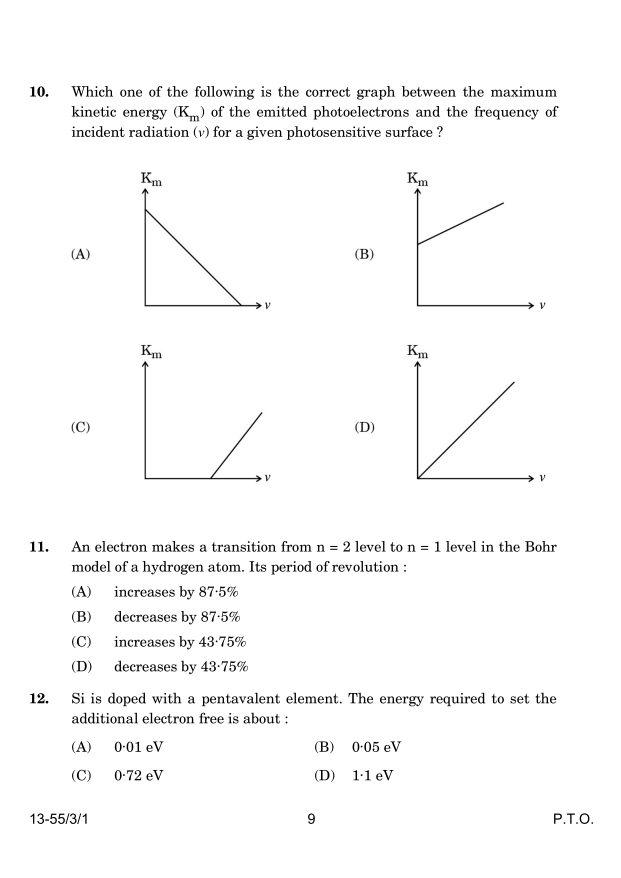
#> input picture diagram_extraction_yolo_poc/Input/page_9.png, 2481 x 3509 px, found by its file name (shown at 1/4 size)
$ python detect_diagrams_opencv.py
#> lines starting #> are read from the running program, lines starting #| are printed output that depends on the picture; after the words box and inside, x2 and y2 are one past the last pixel; in counts of white or black regions, pixels touching at a corner belong together
"""
OpenCV-based Diagram Detection
Uses contour detection to find diagrams in question paper images.
More suitable for diagrams than general object detection models.
"""
import os
from typing import List, Tuple, Optional
from PIL import Image
import cv2
import numpy as np


def detect_diagrams_opencv(
    image_path: str,
    min_area: int = 5000,
    max_area_ratio: float = 0.8,
    merge_nearby: bool = True,
    merge_distance: int = 100,
    debug: bool = False
) -> List[Tuple[int, int, int, int]]:
    """
    Detect diagrams using OpenCV contour detection.

    Args:
        image_path: Path to the image file
        min_area: Minimum area in pixels for a valid diagram
        max_area_ratio: Maximum area as ratio of image size (to exclude full-page detections)
        merge_nearby: If True, merge nearby bounding boxes (for grouped diagrams)
        merge_distance: Maximum distance between boxes to merge them
        debug: If True, show intermediate processing steps

    Returns:
        List of bounding boxes as (x1, y1, x2, y2) in pixel coordinates
    """
#> called with image_path = 'page_9.png', min_area = 10000, max_area_ratio = 0.8, merge_nearby = True, merge_distance = 150, debug = True
    # Read image
    img = cv2.imread(image_path)
#> img is the input picture: shape (3509, 2481, 3); min 0, max 255, mean 249.3
    if img is None:
        raise ValueError(f"Could not read image: {image_path}")

    gray = cv2.cvtColor(img, cv2.COLOR_BGR2GRAY)
    h, w = gray.shape
#> h = 3509; w = 2481
    img_area = h * w
#> img_area = 8705829

    if debug:
        print(f"Image size: {w}x{h} ({img_area} pixels)")
#| Image size: 2481x3509 (8705829 pixels)

    # Apply adaptive thresholding
    binary = cv2.adaptiveThreshold(
        gray, 255, cv2.ADAPTIVE_THRESH_GAUSSIAN_C,
        cv2.THRESH_BINARY_INV, 11, 2
    )
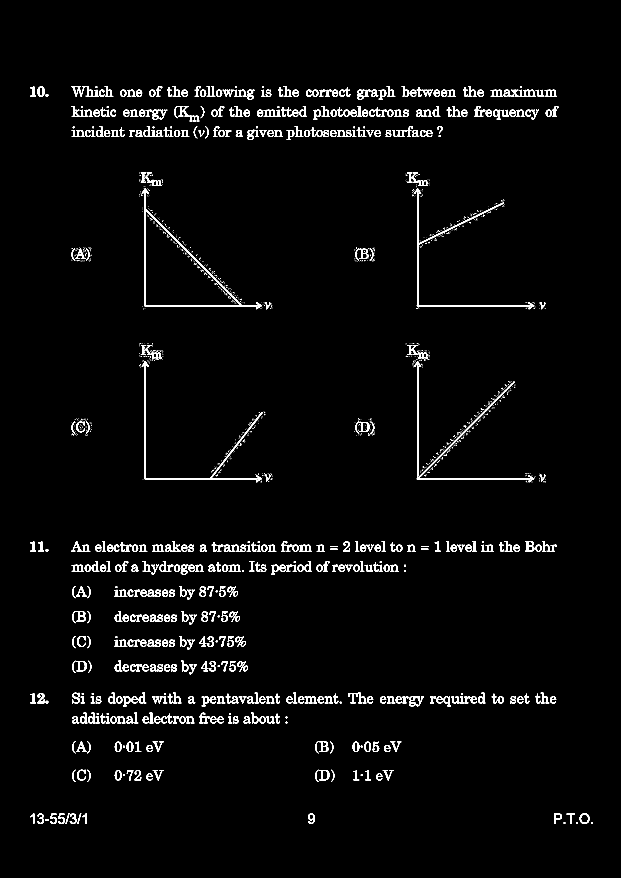
#> binary: shape (3509, 2481) (shown at 1/4 size); 2.3% white; 1941 white regions (1388 under 20 px), largest, box (x1, y1, x2, y2) and area: (1657, 1444, 2137, 1929) 7678, (567, 753, 1048, 1237) 7159, (1657, 752, 2137, 1237) 6858

    # Morphological operations to clean up and connect nearby elements
    kernel = cv2.getStructuringElement(cv2.MORPH_RECT, (5, 5))
    morph = cv2.morphologyEx(binary, cv2.MORPH_CLOSE, kernel, iterations=3)
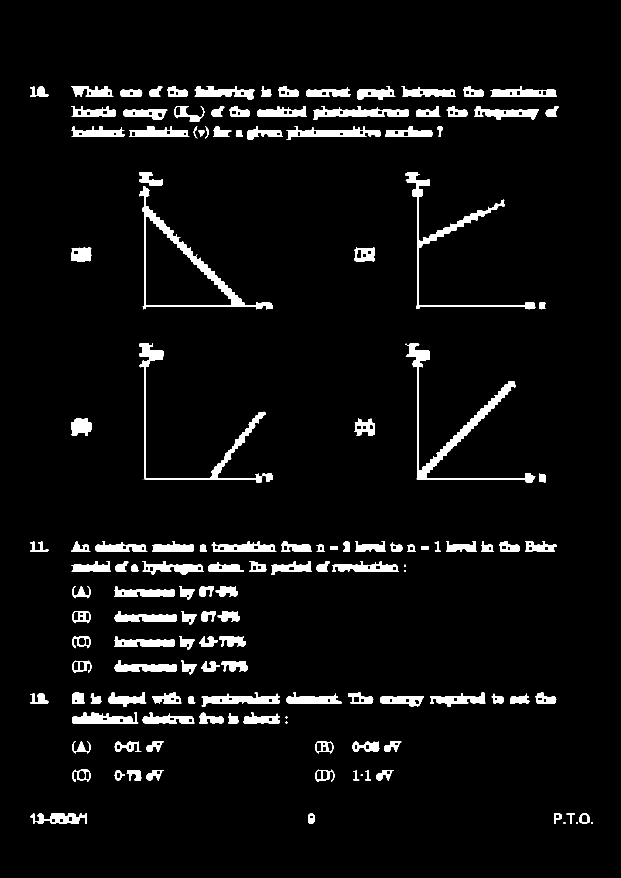
#> morph: shape (3509, 2481) (shown at 1/4 size); 4.7% white; 144 white regions (3 under 20 px), largest, box (x1, y1, x2, y2) and area: (1623, 1373, 2141, 1929) 24543, (557, 745, 1090, 1237) 20753, (1623, 690, 2141, 1237) 16666

    # Dilate to connect nearby diagram elements
    if merge_nearby:
        dilate_kernel = cv2.getStructuringElement(cv2.MORPH_RECT, (merge_distance // 10, merge_distance // 10))
        morph = cv2.dilate(morph, dilate_kernel, iterations=2)
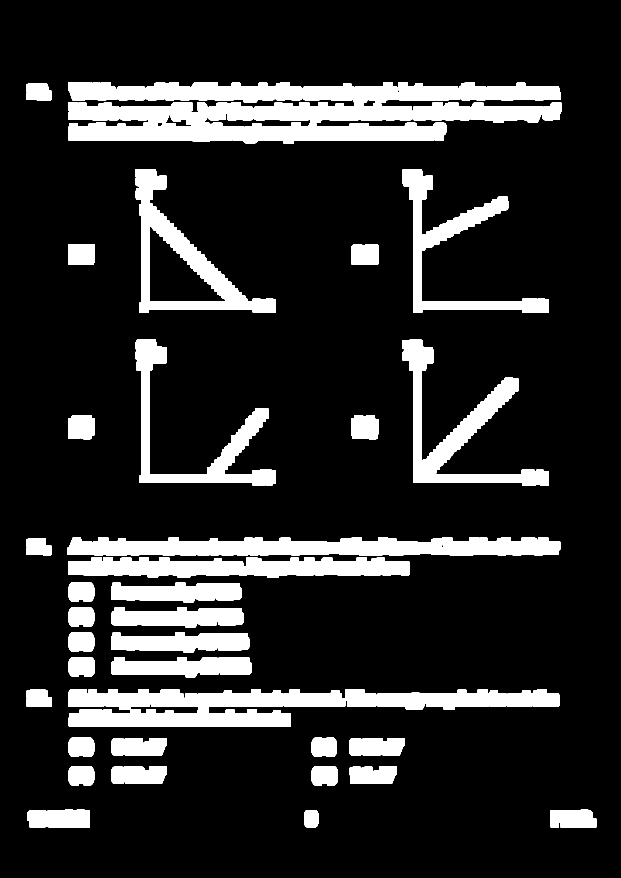
#> morph: shape (3509, 2481) (shown at 1/4 size); 15.5% white; 39 white regions

    # Find contours
    contours, _ = cv2.findContours(morph, cv2.RETR_EXTERNAL, cv2.CHAIN_APPROX_SIMPLE)
#> contours = 39 contours; largest, box (x1, y1, x2, y2) and area: (274, 2757, 2239, 2908) 171347, (543, 676, 1104, 1251) 124478, (273, 410, 1785, 573) 116903, (271, 2150, 2241, 2221) 115841, (273, 2230, 1638, 2312) 82833

    if debug:
        print(f"Found {len(contours)} contours")
#| Found 39 contours

    # Filter and extract bounding boxes
    boxes = []
    for i, contour in enumerate(contours):
        area = cv2.contourArea(contour)
        x, y, w_box, h_box = cv2.boundingRect(contour)

        # Filter by area
        area_ratio = area / img_area
        if area < min_area or area_ratio > max_area_ratio:
            if debug and area >= min_area:
                print(f"  Contour {i}: SKIPPED (too large - {area_ratio:.2%} of image)")
            continue

        # Calculate aspect ratio
        aspect_ratio = w_box / h_box if h_box > 0 else 0

        if debug:
            print(f"  Contour {i}: Area={area}, Box=({x}, {y}, {x+w_box}, {y+h_box}), AR={aspect_ratio:.2f}")

        boxes.append({
            'bbox': (x, y, x + w_box, y + h_box),
            'area': area,
            'aspect_ratio': aspect_ratio
        })
#> this loop made 39 passes
#> (area, x, y, w_box, h_box, area_ratio, aspect_ratio) on passes 2, 3, 4, 5, 8, 9, 13, 14, 16, 18, 20, 22: (11839, 2202, 3239, 184, 71, 0.00136, 2.59), (16806, 108, 3239, 252, 71, 0.00193, 3.55), (11583.5, 1399, 3066, 189, 70, 0.00133, 2.7), (14129, 445, 3066, 223, 70, 0.00162, 3.19), (14236.5, 1396, 2952, 223, 70, 0.00164, 3.19), (13999.5, 445, 2952, 223, 70, 0.00161, 3.19), (171347, 274, 2757, 1965, 151, 0.0197, 13.01), (34413, 445, 2629, 561, 82, 0.00395, 6.84), (33860.5, 444, 2530, 553, 82, 0.00389, 6.74), (32486.5, 445, 2430, 529, 82, 0.00373, 6.45), (31997.5, 444, 2330, 522, 82, 0.00368, 6.37), (82833, 273, 2230, 1365, 82, 0.00951, 16.65)
#> (area, x, y, w_box, h_box, area_ratio) on passes 1, 6, 7, 10, 11, 12: (3545.5, 1218, 3240, 55, 70, 0.000407), (7416, 1246, 3065, 106, 77, 0.000852), (7251, 274, 3065, 103, 77, 0.000833), (7144, 1246, 2951, 102, 77, 0.000821), (7231, 274, 2951, 103, 77, 0.000831), (6163, 106, 2759, 101, 69, 0.000708)
#|   Contour 1: Area=11839.0, Box=(2202, 3239, 2386, 3310), AR=2.59
#|   Contour 2: Area=16806.0, Box=(108, 3239, 360, 3310), AR=3.55
#|   Contour 3: Area=11583.5, Box=(1399, 3066, 1588, 3136), AR=2.70
#|   Contour 4: Area=14129.0, Box=(445, 3066, 668, 3136), AR=3.19
#|   Contour 7: Area=14236.5, Box=(1396, 2952, 1619, 3022), AR=3.19
#|   Contour 8: Area=13999.5, Box=(445, 2952, 668, 3022), AR=3.19
#|   Contour 12: Area=171347.0, Box=(274, 2757, 2239, 2908), AR=13.01
#|   Contour 13: Area=34413.0, Box=(445, 2629, 1006, 2711), AR=6.84
#> (further printed lines are left out)
#> after the loop, boxes = 23 items

    # Sort by area (largest first)
    boxes.sort(key=lambda x: x['area'], reverse=True)

    if debug:
        print(f"\nReturning {len(boxes)} valid diagram(s)")
#| Returning 23 valid diagram(s)

    return [b['bbox'] for b in boxes]


def detect_diagrams_by_density(
    image_path: str,
    tile_size: int = 100,
    density_threshold: float = 0.3,
    min_area: int = 5000,
    debug: bool = False
) -> List[Tuple[int, int, int, int]]:
    """
    Detect diagram regions by analyzing pixel density in tiles.
    Works well for graphs and diagrams with dense line work.

    Args:
        image_path: Path to the image file
        tile_size: Size of tiles to analyze
        density_threshold: Minimum density of non-white pixels to consider a diagram
        min_area: Minimum area for valid diagrams
        debug: If True, print debug information

    Returns:
        List of bounding boxes as (x1, y1, x2, y2) in pixel coordinates
    """
    # Read image
    img = cv2.imread(image_path)
    gray = cv2.cvtColor(img, cv2.COLOR_BGR2GRAY)
    h, w = gray.shape

    # Threshold to binary
    _, binary = cv2.threshold(gray, 200, 255, cv2.THRESH_BINARY_INV)

    # Create density map
    density_map = np.zeros((h // tile_size + 1, w // tile_size + 1), dtype=np.float32)

    for i in range(0, h, tile_size):
        for j in range(0, w, tile_size):
            tile = binary[i:min(i+tile_size, h), j:min(j+tile_size, w)]
            density = np.sum(tile > 0) / (tile.shape[0] * tile.shape[1])
            density_map[i // tile_size, j // tile_size] = density

    # Find regions with high density
    high_density = (density_map > density_threshold).astype(np.uint8) * 255

    # Dilate to connect nearby regions
    kernel = np.ones((3, 3), np.uint8)
    high_density = cv2.dilate(high_density, kernel, iterations=2)

    # Find contours in density map
    contours, _ = cv2.findContours(high_density, cv2.RETR_EXTERNAL, cv2.CHAIN_APPROX_SIMPLE)

    boxes = []
    for contour in contours:
        # Scale back to original image coordinates
        x, y, w_box, h_box = cv2.boundingRect(contour)
        x1 = x * tile_size
        y1 = y * tile_size
        x2 = min((x + w_box) * tile_size, w)
        y2 = min((y + h_box) * tile_size, h)

        area = (x2 - x1) * (y2 - y1)
        if area >= min_area:
            boxes.append((x1, y1, x2, y2))
            if debug:
                print(f"  Density region: ({x1}, {y1}, {x2}, {y2}) - Area: {area}")

    return boxes


def visualize_detections(image_path: str, boxes: List[Tuple[int, int, int, int]], output_path: Optional[str] = None):
    """
    Draw bounding boxes on the image and save/display it.
    """
    import matplotlib.pyplot as plt

    # Read image
    img = cv2.imread(image_path)
    img = cv2.cvtColor(img, cv2.COLOR_BGR2RGB)

    # Draw boxes
    for i, (x1, y1, x2, y2) in enumerate(boxes):
        cv2.rectangle(img, (x1, y1), (x2, y2), (0, 255, 0), 3)
        label = f"Diagram {i+1}"
        cv2.putText(img, label, (x1, y1 - 10), cv2.FONT_HERSHEY_SIMPLEX, 0.9, (0, 255, 0), 2)

    # Display
    plt.figure(figsize=(15, 10))
    plt.imshow(img)
    plt.axis('off')
    plt.title(f"Detected {len(boxes)} diagram(s)")

    if output_path:
        plt.savefig(output_path, bbox_inches='tight', dpi=150)
        print(f"Saved annotated image to: {output_path}")

    plt.show()


def extract_diagram_region(image_path: str, bbox: Tuple[int, int, int, int], output_path: Optional[str] = None) -> Image.Image:
    """
    Extract and save the diagram region from the image.
    """
    img = Image.open(image_path)
    x1, y1, x2, y2 = bbox

    # Crop the region
    diagram = img.crop((x1, y1, x2, y2))

    if output_path:
        diagram.save(output_path)
        print(f"Saved extracted diagram to: {output_path}")

    return diagram


if __name__ == "__main__":
    print("OpenCV Diagram Detection POC")
    print("=" * 50)

    test_image = "page_9.png"

    if os.path.exists(test_image):
        print(f"\nProcessing: {test_image}\n")

        # Method 1: Contour detection with merging
        print("Method 1: Contour Detection (with merging)")
        print("-" * 50)
        boxes_contour = detect_diagrams_opencv(test_image, min_area=10000, merge_nearby=True, merge_distance=150, debug=True)
#> boxes_contour = 23 items, first 6: (274, 2757, 2239, 2908), (543, 676, 1104, 1251), (273, 410, 1785, 573), (271, 2150, 2241, 2221), (273, 2230, 1638, 2312), (1609, 1359, 2196, 1943)

        # Method 2: Density-based detection
        print("\nMethod 2: Density-based Detection")
        print("-" * 50)
        boxes_density = detect_diagrams_by_density(test_image, debug=True)
#> in detect_diagrams_by_density, `_, binary = cv2.threshold(gray, 200, 255, cv2.THRESH_BINARY_INV)`:
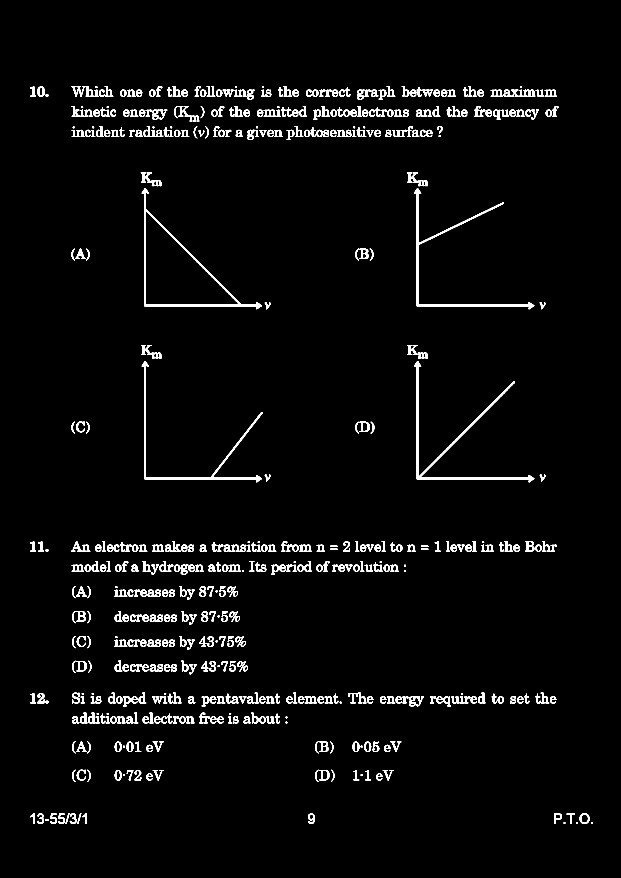
#> binary: shape (3509, 2481) (shown at 1/4 size); 2.6% white; 553 white regions, largest, box (x1, y1, x2, y2) and area: (1657, 1444, 2137, 1929) 10037, (567, 752, 1048, 1237) 9834, (1657, 752, 2137, 1237) 9348
#> after the loop in detect_diagrams_by_density, `for i in range(0, h, tile_size):`:
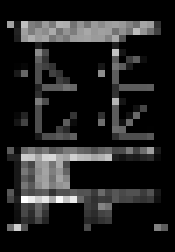
#> density_map: shape (36, 25) float32 (shown 7 times larger); min 0, max 0.194, mean 0.025; drawn with min black and max white
#> in detect_diagrams_by_density, `high_density = (density_map > density_threshold).astype(np.uint8) * 255`: high_density: shape (36, 25); every value is 0
#> in detect_diagrams_by_density, `contours, _ = cv2.findContours(high_density, cv2.RETR_EXTERNAL, cv2.CH..`: contours = []
#> boxes_density = []

        # Use the method that found more diagrams
        if len(boxes_contour) > 0 or len(boxes_density) > 0:
            boxes = boxes_contour if len(boxes_contour) >= len(boxes_density) else boxes_density
#> boxes has the same summary as boxes_contour
            method = "Contour" if len(boxes_contour) >= len(boxes_density) else "Density"
#> method = 'Contour'

            print(f"\n{'='*50}")
            print(f"Using {method} method results: {len(boxes)} diagram(s)")
#| Using Contour method results: 23 diagram(s)
            print(f"{'='*50}")

            for i, bbox in enumerate(boxes):
                x1, y1, x2, y2 = bbox
                print(f"  Diagram {i+1}: ({x1}, {y1}, {x2}, {y2}) - Size: {x2-x1}x{y2-y1}px")
#> this loop made 23 passes
#> (x1, y1, x2, y2) on passes 1 to 12: (274, 2757, 2239, 2908), (543, 676, 1104, 1251), (273, 410, 1785, 573), (271, 2150, 2241, 2221), (273, 2230, 1638, 2312), (1609, 1359, 2196, 1943), (832, 330, 1649, 492), (1609, 676, 2196, 1251), (543, 1359, 1104, 1943), (272, 330, 1209, 412), (1593, 330, 2242, 401), (1650, 410, 2248, 492)
#|   Diagram 1: (274, 2757, 2239, 2908) - Size: 1965x151px
#|   Diagram 2: (543, 676, 1104, 1251) - Size: 561x575px
#|   Diagram 3: (273, 410, 1785, 573) - Size: 1512x163px
#|   Diagram 4: (271, 2150, 2241, 2221) - Size: 1970x71px
#|   Diagram 5: (273, 2230, 1638, 2312) - Size: 1365x82px
#|   Diagram 6: (1609, 1359, 2196, 1943) - Size: 587x584px
#|   Diagram 7: (832, 330, 1649, 492) - Size: 817x162px
#|   Diagram 8: (1609, 676, 2196, 1251) - Size: 587x575px
#> (further printed lines are left out)

            # Visualize
            visualize_detections(test_image, boxes, output_path="opencv_output_annotated.jpg")
#> the loop in visualize_detections, `for i, (x1, y1, x2, y2) in enumerate(boxes):` made 23 passes
#> (x1, y1, x2, y2, label) on passes 1 to 12: (274, 2757, 2239, 2908, 'Diagram 1'), (543, 676, 1104, 1251, 'Diagram 2'), (273, 410, 1785, 573, 'Diagram 3'), (271, 2150, 2241, 2221, 'Diagram 4'), (273, 2230, 1638, 2312, 'Diagram 5'), (1609, 1359, 2196, 1943, 'Diagram 6'), (832, 330, 1649, 492, 'Diagram 7'), (1609, 676, 2196, 1251, 'Diagram 8'), (543, 1359, 1104, 1943, 'Diagram 9'), (272, 330, 1209, 412, 'Diagram 10'), (1593, 330, 2242, 401, 'Diagram 11'), (1650, 410, 2248, 492, 'Diagram 12')
#> after the loop in visualize_detections, `for i, (x1, y1, x2, y2) in enumerate(boxes):`:
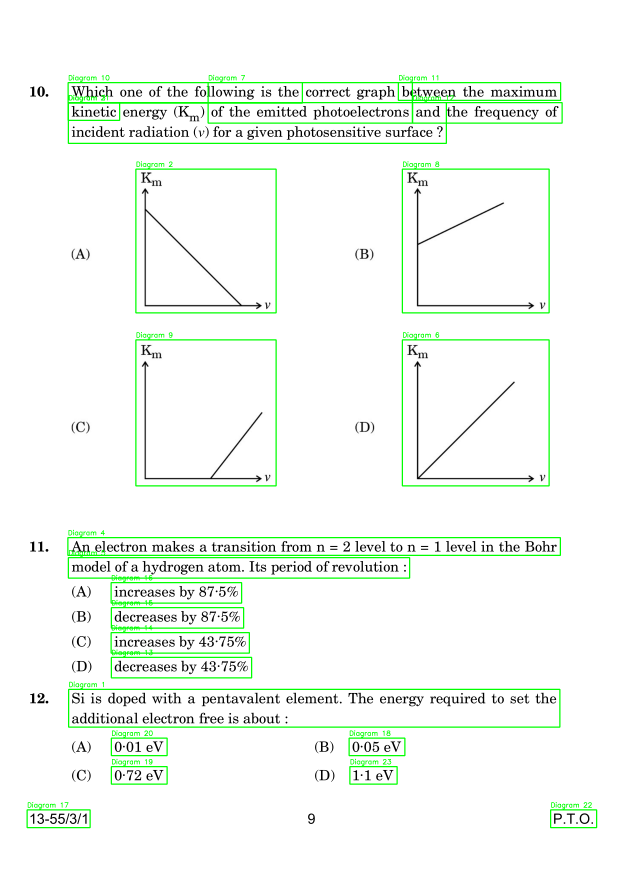
#> img: shape (3509, 2481, 3) (shown at 1/4 size); mean R, G, B 243.1, 249.4, 243.1

            # Extract diagrams
            for i, bbox in enumerate(boxes):
                extract_diagram_region(test_image, bbox, output_path=f"opencv_diagram_{i+1}.jpg")
#> in extract_diagram_region, `x1, y1, x2, y2 = bbox`: x1 = 274; y1 = 2757; x2 = 2239; y2 = 2908
#> in extract_diagram_region, `diagram = img.crop((x1, y1, x2, y2))`:
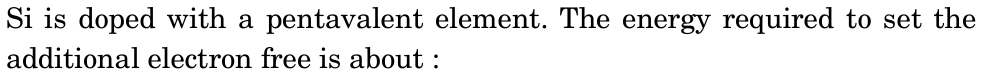
#> diagram: PIL image 1965x151 RGB (shown at 1/2 size); min 0, max 255, mean 231.1
        else:
            print("\nNo diagrams detected with either method.")
    else:
        print(f"\nTest image not found: {test_image}")
